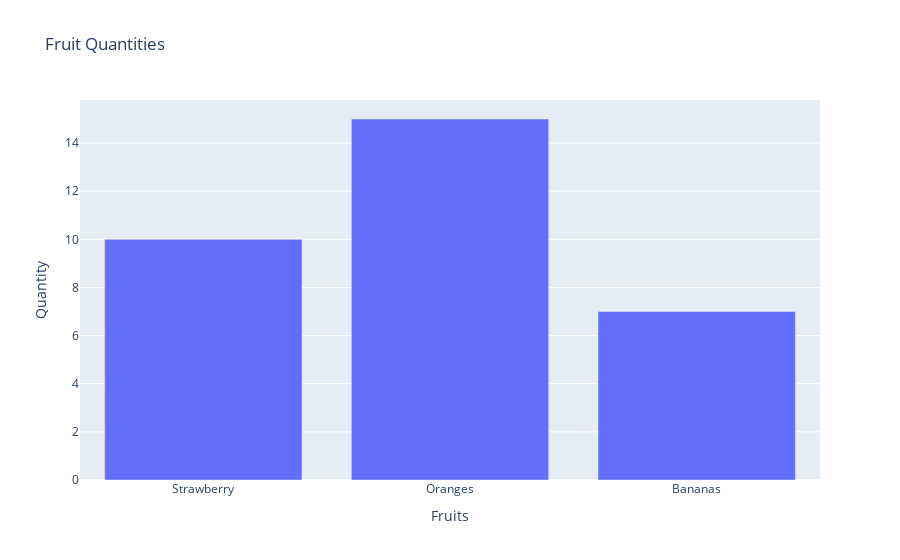

Here is the notebook cell this chart was saved with:
### Code cell
#Q5. Generate a bar plot using Plotly.

import plotly.express as px

data = {'Fruits': ['Strawberry', 'Oranges', 'Bananas'], 'Quantity': [10, 15, 7]}
fig = px.bar(data, x='Fruits', y='Quantity', title='Fruit Quantities')
fig.show()

### Figure 1 — Plotly figure (JSON) as saved in the notebook; plotly's stock layout.template omitted (floating-point values rounded to 4 significant figures)
{"data": [{"alignmentgroup": "True", "hovertemplate": "Fruits=%{x}<br>Quantity=%{y}<extra></extra>", "legendgroup": "", "marker": {"color": "#636efa", "pattern": {"shape": ""}}, "name": "", "offsetgroup": "", "orientation": "v", "showlegend": false, "textposition": "auto", "type": "bar", "x": ["Strawberry", "Oranges", "Bananas"], "xaxis": "x", "y": [10, 15, 7], "yaxis": "y"}], "layout": {"autosize": true, "barmode": "relative", "legend": {"tracegroupgap": 0}, "title": {"text": "Fruit Quantities"}, "xaxis": {"anchor": "y", "autorange": true, "domain": [0, 1], "range": [-0.5, 2.5], "title": {"text": "Fruits"}, "type": "category"}, "yaxis": {"anchor": "x", "autorange": true, "domain": [0, 1], "range": [0, 15.79], "title": {"text": "Quantity"}, "type": "linear"}}}
